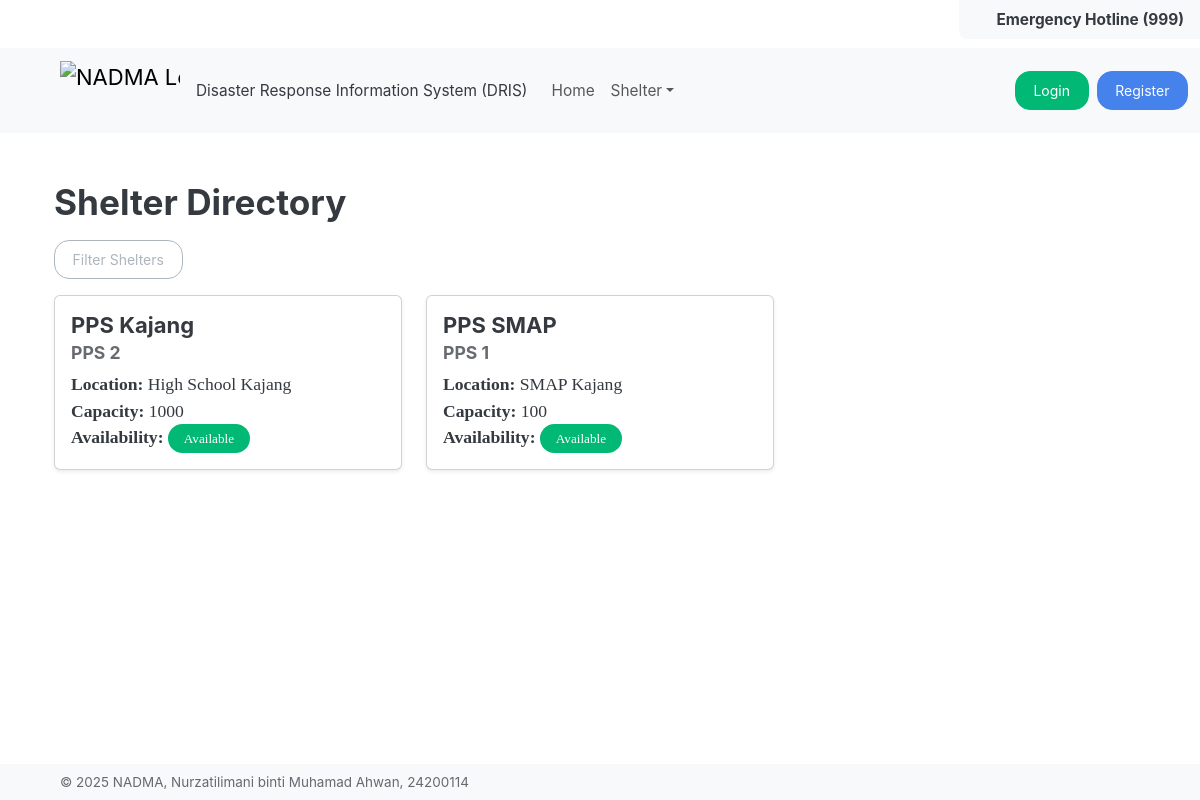
The page /shelter/directory on the database its author committed.
### ShelterDirectory/models.py (models this page shows, shortened)
class Shelter(models.Model):
    id= models.AutoField(primary_key=True)
    code = models.CharField(max_length=3, unique=True)
    name = models.CharField(max_length=100)
    location = models.TextField()
    capacity = models.IntegerField(default=0)
    availability = models.BooleanField(default=True)
    created_by = models.ForeignKey(Authority, on_delete=models.CASCADE, related_name='shelters_created',  null=True, blank=True)
    created_at = models.DateTimeField(auto_now_add=True)
    updated_by = models.ForeignKey(Authority, on_delete=models.CASCADE, related_name='shelters_updated', null=True, blank=True)
    updated_at = models.DateTimeField(auto_now=True)

### ShelterDirectory/views.py (the view)
# urls.py: path("directory", ShelterDirectoryCardView.as_view(), name="shelter_directory"),
class ShelterDirectoryCardView(View):
    def get(self, request):
        name = request.GET.get('name', '').strip()
        code = request.GET.get('code', '').strip()
        location = request.GET.get('location', '').strip()
        availability = request.GET.get('availability', '').strip()
        shelters = Shelter.objects.all()
        if name:
            shelters = shelters.filter(name__icontains=name)
        if code:
            shelters = shelters.filter(code__icontains=code)
        if location:
            shelters = shelters.filter(location__icontains=location)
        if availability != '':
            shelters = shelters.filter(availability=availability)
        return render(request, 'shelter-directory/directory.html', {
            'data': shelters,
        })

### templates/shelter-directory/directory.html (shortened to what this page needs)
{% extends "base.html" %}
{% block content %}
<div class="container mt-3">
  <h2 class="flex-grow-1 mb-3">Shelter Directory</h2>
  <button class="btn btn-outline-secondary mb-3" type="button" data-bs-toggle="collapse" data-bs-target="#filterCollapse" aria-expanded="false" aria-controls="filterCollapse">
    Filter Shelters
  </button>
  <div class="row">
    {% for shelter in data %}
      <div class="col-md-4 mb-4">
        <div class="card h-100 shadow-sm">
          <div class="card-body">
            <h5 class="card-title">{{ shelter.name }}</h5>
            <h6 class="card-subtitle mb-2 text-muted">{{ shelter.code }}</h6>
            <p class="card-text">
              <strong>Location:</strong> {{ shelter.location }}<br>
              <strong>Capacity:</strong> {{ shelter.capacity }}<br>
              <strong>Availability:</strong>
              {% if shelter.availability %}
                <span class="badge rounded-pill bg-success">Available</span>
              {% else %}
                <span class="badge rounded-pill bg-danger">Not Available</span>
              {% endif %}
            </p>
          </div>
        </div>
      </div>
    {% empty %}
      <div class="col-12">
        <div class="alert alert-info">No shelters found.</div>
      </div>
    {% endfor %}
  </div>
</div>
{% endblock %}

### rows shown on the page
Shelter: name "PPS Kajang", code "PPS 2", location "High School Kajang", capacity "1000", availability "Available"
Shelter: name "PPS SMAP", code "PPS 1", location "SMAP Kajang", capacity "100", availability "Available"
